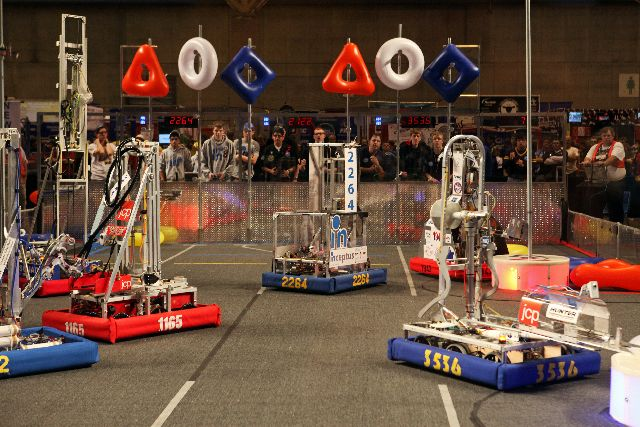
%> input picture Kahl/pix/35.jpg, 640 x 427 px
$ octave hough_stough.m   (GNU Octave 9; MATLAB toolbox functions it lacks are replaced by stand-ins)
%> lines starting %> are read from the running program, lines starting %| are printed output that depends on the picture; in (x1, y1, x2, y2) boxes, pixels count from 0 and x2, y2 are one past the last pixel; in counts of white or black regions, pixels touching at a corner belong together; the program's own positions count from 1
### clean_mask.m
function [ cleaned ] = clean_mask( mask )
%CLEAN_MASK Summary of this function goes here
%   Detailed explanation goes here

% Max number of pixels to be counted as a region
MIN_PIXEL_COUNT = numel(mask)/500;

cleaned = mask;
labeled_mask = bwlabel(mask);

for a = 1:max(labeled_mask(:))
    [r,c] = find(labeled_mask == a);
    if numel(r) < MIN_PIXEL_COUNT;
        cleaned(r,c) = 0;
    end
end

end

### drawParallelLines.m
function [ img_lines, img_paral, R1R2T_paral ] = drawParallelLines( edgels, colour )
%DRAWPARALLELLINES Summary of this function goes here
%   Detailed explanation goes here

img_lines = zeros([size(edgels) 3]);
img_paral = zeros([size(edgels) 3]);
R1R2T_paral = [];

%% Red Lines
[H, T, R] = hough(edgels);
%peaks = houghpeaks(H, 25, 'NHoodSize', [1 1]);
%peaks = houghpeaks(H, 15, 'Threshold', 0.4*max(H(:)));
peaks = houghpeaks(H, 15);
T_peaks = T(peaks(:,2));
R_peaks = R(peaks(:,1));
isParallel = zeros(size(T_peaks));

for a = 1:numel(T_peaks)
    if isParallel(a) == 0
        for b = a+1:numel(T_peaks)
            if abs(T_peaks(a) - T_peaks(b)) < 2 && ...
               abs(R_peaks(a) - R_peaks(b)) > 10 && ...
               abs(R_peaks(a) - R_peaks(b)) < 40
                isParallel(a) = 1;
                isParallel(b) = 1;
                R1R2T_paral = [R1R2T_paral;
                               R_peaks(a) R_peaks(b) (T_peaks(a)+T_peaks(b))/2];
            end
        end
    end
end

for a = 1:numel(T_peaks)
    T_a = T_peaks(a);
    R_a = R_peaks(a);
    for c = 1:size(img_lines,2)
        r = round((R_a - c*cosd(T_a))/sind(T_a));
        if r > 0 && r < size(img_lines,1)
            img_lines(r,c,1) = colour(1);
            img_lines(r,c,2) = colour(2);
            img_lines(r,c,3) = colour(3);
            if isParallel(a) == 1
                img_paral(r,c,1) = colour(1);
                img_paral(r,c,2) = colour(2);
                img_paral(r,c,3) = colour(3);
            end
        end
    end
    for r = 1:size(img_lines,1)
        c = round((R_a - r*sind(T_a))/cosd(T_a));
        if c > 0 && c < size(img_lines,2)
            img_lines(r,c,1) = colour(1);
            img_lines(r,c,2) = colour(2);
            img_lines(r,c,3) = colour(3);
            if isParallel(a) == 1
                img_paral(r,c,1) = colour(1);
                img_paral(r,c,2) = colour(2);
                img_paral(r,c,3) = colour(3);
            end
        end
    end
end

% [6 lines of commented-out code are left out]

end

### hough_stough.m
clear all; clc; imtool close all;

rowSize = 300;

img = imread('pix/35.jpg');
%> img is the input picture: size 427x640x3 uint8; mean R, G, B 103, 77.8, 62.9
img = imresize(img, rowSize/size(img,1));
%> img: size 300x450x3 uint8
imtool(img);

R = double(img(:,:,1));
G = double(img(:,:,2));
B = double(img(:,:,3));

normalize = @(A) ( A - min(A(:)) ) ./ ( max(A(:)) - min(A(:)) );

L = normalize(R + G + B);
S = normalize(R - B);
T = normalize(R - 2*G + B);

red_mask0 = S > 0.70 & L > 0.20 & T > 0.55;
%> red_mask0: size 300x450 logical; 3.8% white; 41 white regions (23 under 20 px), largest, box (x1, y1, x2, y2) and area: (31, 214, 155, 240) 1228, (366, 182, 450, 205) 1180, (86, 31, 118, 67) 709
blu_mask0 = S < 0.40 & L > 0.20;
%> blu_mask0: size 300x450 logical; 6.2% white; 290 white regions (251 under 20 px), largest, box (x1, y1, x2, y2) and area: (388, 242, 450, 300) 1869, (0, 229, 71, 263) 1285, (272, 234, 371, 273) 1159
red_mask1 = clean_mask(red_mask0);
%> in clean_mask, `labeled_mask = bwlabel(mask);`:
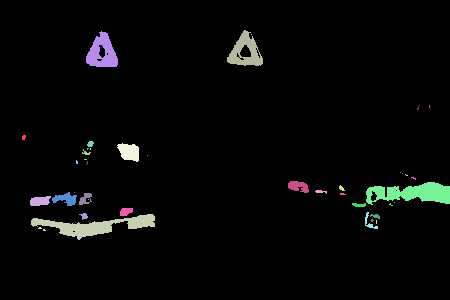
%> labeled_mask: size 300x450 double; 42 distinct labels, from 0 to 41; one colour per label, 0 black
%> the loop in clean_mask, `for a = 1:max(labeled_mask(:))` made 41 passes
%> (r, c) on passes 4, 5, 7, 8, 12, 14: ([229; 228; 229; 228; 229; 229], [39; 40; 40; 41; 41; 42]), ([230; 231; 230; 231; 231], [44; 44; 45; 45; 46]), (193, 75), ([161; 162; 163; 164; 162; 163; 164], [77; 77; 77; 77; 78; 78; 78]), ([160; 160; 160], [85; 86; 87]), ([165; 162; 163; 164], [87; 88; 88; 88])
blu_mask1 = clean_mask(blu_mask0);
%> in clean_mask (call 2), `labeled_mask = bwlabel(mask);`:
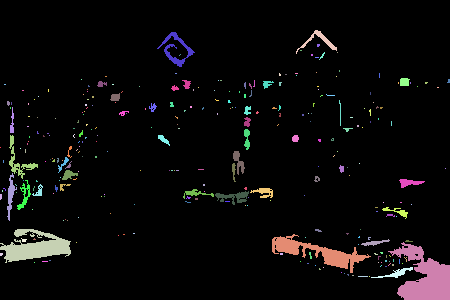
%> labeled_mask: size 300x450 double; 291 distinct labels, from 0 to 290; one colour per label, 0 black
%> the loop in clean_mask (call 2), `for a = 1:max(labeled_mask(:))` made 290 passes
%> (r, c) on passes 1, 2, 4: (148, 1), ([195; 196; 197; 198; 199; 200; 195; 196; 197; 198; 199], [1; 1; 1; 1; 1; 1; 2; 2; 2; 2; 2]), ([254; 255; 256; 254; 255; 256; 254; 255], [1; 1; 1; 2; 2; 2; 3; 3])
%> after the loop in clean_mask (call 2), `for a = 1:max(labeled_mask(:))`:
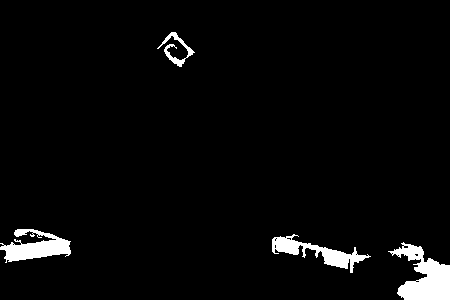
%> cleaned: size 300x450 logical; 3.4% white; 4 white regions, box (x1, y1, x2, y2) and area: (388, 242, 450, 300) 1869, (0, 229, 71, 263) 1285, (272, 234, 371, 273) 1159, (157, 32, 195, 67) 336
red_mask2 = imclose(red_mask1, strel('disk',3));
%> red_mask2: size 300x450 logical; 3.1% white; 5 white regions, box (x1, y1, x2, y2) and area: (31, 214, 155, 240) 1252, (366, 182, 450, 205) 1237, (86, 31, 118, 67) 737, (227, 30, 263, 66) 718, (117, 143, 139, 162) 303
blu_mask2 = imclose(blu_mask1, strel('disk',3));
%> blu_mask2: size 300x450 logical; 3.7% white; 4 white regions, box (x1, y1, x2, y2) and area: (388, 242, 450, 300) 1975, (0, 229, 71, 263) 1431, (272, 234, 371, 273) 1271, (157, 32, 195, 67) 381

E_red2 = edge(red_mask2, 'canny');
%> E_red2: size 300x450 logical; 0.66% white in thin lines or dots, all inside (x1, y1, x2, y2) = (31, 30, 449, 240)
E_blu2 = edge(blu_mask2, 'canny');
%> E_blu2: size 300x450 logical; 0.68% white in thin lines or dots, all inside (x1, y1, x2, y2) = (1, 32, 449, 299)

figure(1);
subplot(2,2,1); imshow(E_red2);
subplot(2,2,2); imshow(E_blu2);

[lines_red, paral_red, R1R2T_paral_red] = drawParallelLines(E_red2, [0 255 0]);
%> in drawParallelLines, `[H, T, R] = hough(edgels);`: T = 180 values from -90 to 89; R = 1081 values from -540 to 540
%> in drawParallelLines, `peaks = houghpeaks(H, 15);`: peaks = 14 rows, first 12: [772 174; 786 173; 767 177; 355 3; 734 180; 330 9; 321 3; 326 6; 370 5; 765 180; 765 122; 386 7]
%> in drawParallelLines, `T_peaks = T(peaks(:,2));`: T_peaks = [83 82 86 -88 89 -82 -88 -85 -86 89 31 -84 78 87]
%> in drawParallelLines, `R_peaks = R(peaks(:,1));`: R_peaks = [231 245 226 -186 193 -211 -220 -215 -171 224 224 -155 249 206]
%> the loop in drawParallelLines, `for a = 1:numel(T_peaks)` made 14 passes
%> after the loop in drawParallelLines, `for a = 1:numel(T_peaks)`: R1R2T_paral = [231 245 82.5; 226 206 86.5; -186 -220 -88; 193 224 89]; isParallel = [1 1 1 1 1 0 1 0 0 1 0 0 0 1]
%> the loop in drawParallelLines, `for a = 1:numel(T_peaks)` made 14 passes
%> (T_a, R_a) on passes 1 to 8: (83, 231), (82, 245), (86, 226), (-88, -186), (89, 193), (-82, -211), (-88, -220), (-85, -215)
%> after the loop in drawParallelLines, `for a = 1:numel(T_peaks)`:
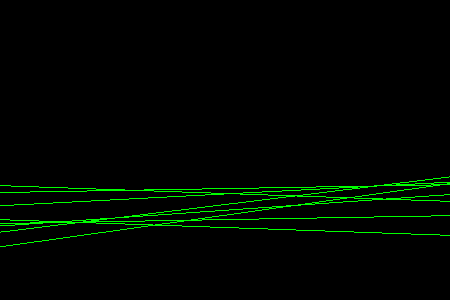
%> img_paral: size 300x450x3 double; mean R, G, B 0, 6.4, 0
%> R1R2T_paral_red has the same summary as R1R2T_paral in drawParallelLines
[lines_blu, paral_blu, R1R2T_paral_blu] = drawParallelLines(E_blu2, [255 255 0]);
%> call 2 of drawParallelLines, with colour = [255 255 0]
%> in drawParallelLines (call 2), `[H, T, R] = hough(edgels);`:
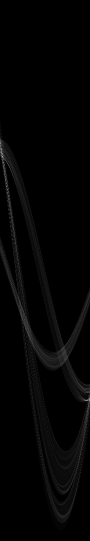
%> H: size 1081x180 double (shown at 1/2 size); min 0, max 56, mean 0.9; drawn with min black and max white
%> in drawParallelLines (call 2), `peaks = houghpeaks(H, 15);`: peaks = 13 rows, first 12: [801 173; 313 5; 373 14; 386 16; 801 176; 287 1; 299 3; 361 12; 639 45; 333 8; 336 20; 622 47]
%> in drawParallelLines (call 2), `T_peaks = T(peaks(:,2));`: T_peaks = [82 -86 -77 -75 85 -90 -88 -79 -46 -83 -71 -44 -49]
%> in drawParallelLines (call 2), `R_peaks = R(peaks(:,1));`: R_peaks = [260 -228 -168 -155 260 -254 -242 -180 98 -208 -205 81 89]
%> the loop in drawParallelLines (call 2), `for a = 1:numel(T_peaks)` made 13 passes
%> after the loop in drawParallelLines (call 2), `for a = 1:numel(T_peaks)`: isParallel = [0 0 0 0 0 0 0 0 0 0 0 0 0]
%> the loop in drawParallelLines (call 2), `for a = 1:numel(T_peaks)` made 13 passes
%> (T_a, R_a) on passes 1 to 8: (82, 260), (-86, -228), (-77, -168), (-75, -155), (85, 260), (-90, -254), (-88, -242), (-79, -180)
%> after the loop in drawParallelLines (call 2), `for a = 1:numel(T_peaks)`:
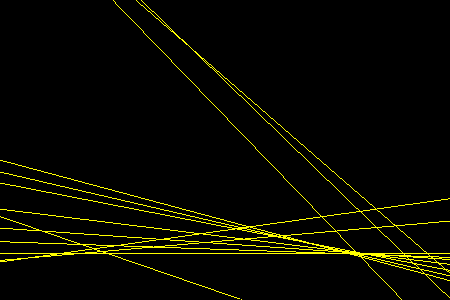
%> img_lines: size 300x450x3 double; mean R, G, B 9.2, 9.2, 0
%> R1R2T_paral_blu = []

img_lines = img + uint8(lines_red + lines_blu);
%> img_lines: size 300x450x3 uint8
img_paral = img + uint8(paral_red + paral_blu);
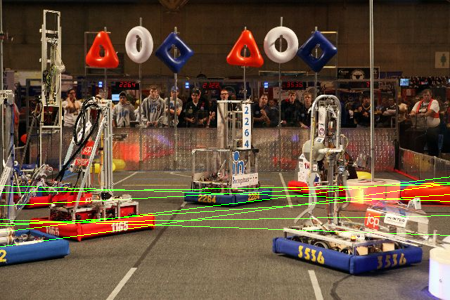
%> img_paral: size 300x450x3 uint8; mean R, G, B 103, 81.9, 62.9

centroids_red = [];

for a = 1:size(R1R2T_paral_red,1)
    R1 = R1R2T_paral_red(a,1);
    R2 = R1R2T_paral_red(a,2);
    T = R1R2T_paral_red(a,3);
    [r, c] = find(red_mask2 == 1);
    rbar = round(mean(r( c*cosd(T) + r*sind(T) > min([R1 R2]) & ...
                         c*cosd(T) + r*sind(T) < max([R1 R2]) )));
    cbar = round(mean(c( c*cosd(T) + r*sind(T) > min([R1 R2]) & ...
                         c*cosd(T) + r*sind(T) < max([R1 R2]) )));
    centroids_red = [centroids_red; rbar cbar];
    img_paral(rbar-5:rbar+5, cbar, 1) = 0;
    img_paral(rbar-5:rbar+5, cbar, 2) = 255;
    img_paral(rbar-5:rbar+5, cbar, 3) = 0;
    img_paral(rbar, cbar-5:cbar+5, 1) = 0;
    img_paral(rbar, cbar-5:cbar+5, 2) = 255;
    img_paral(rbar, cbar-5:cbar+5, 3) = 0;
end
%> this loop made 4 passes
%> (R1, R2, T, rbar, cbar, centroids_red) on passes 2 to 4: (226, 206, 86.5, 196, 375, [213 212; 196 375]), (-186, -220, -88, 217, 184, [213 212; 196 375; 217 184]), (193, 224, 89, 199, 354, [213 212; 196 375; 217 184; 199 354])
%> img_paral: size 300x450x3 uint8; 0.06% of pixels changed, all inside (x1, y1, x2, y2) = (178, 190, 380, 222)

centroids_blu = [];

for a = 1:size(R1R2T_paral_blu,1)
    R1 = R1R2T_paral_blu(a,1);
    R2 = R1R2T_paral_blu(a,2);
    T = R1R2T_paral_blu(a,3);
    [r, c] = find(blu_mask2 == 1);
    rbar = round(mean(r( c*cosd(T) + r*sind(T) > min([R1 R2]) & ...
                         c*cosd(T) + r*sind(T) < max([R1 R2]) )));
    cbar = round(mean(c( c*cosd(T) + r*sind(T) > min([R1 R2]) & ...
                         c*cosd(T) + r*sind(T) < max([R1 R2]) )));
    centroids_blu = [centroids_blu; rbar cbar];
    img_paral(rbar-5:rbar+5, cbar, 1) = 255;
    img_paral(rbar-5:rbar+5, cbar, 2) = 255;
    img_paral(rbar-5:rbar+5, cbar, 3) = 0;
    img_paral(rbar, cbar-5:cbar+5, 1) = 255;
    img_paral(rbar, cbar-5:cbar+5, 2) = 255;
    img_paral(rbar, cbar-5:cbar+5, 3) = 0;
end

subplot(2,2,3); imshow(img_lines);
subplot(2,2,4); imshow(img_paral);

$ run again, with Kahl/pix/01.jpg copied over Kahl/pix/35.jpg
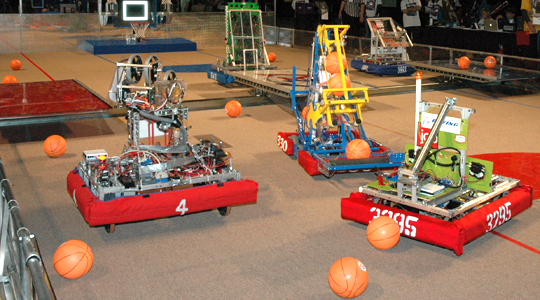
%> input picture Kahl/pix/01.jpg, 540 x 300 px
%> img is the input picture: size 300x540x3 uint8; mean R, G, B 142.7, 109.2, 87.5
%> red_mask0: size 300x540 logical; 9.3% white; 204 white regions (166 under 20 px), largest, box (x1, y1, x2, y2) and area: (341, 152, 540, 256) 5742, (67, 171, 259, 225) 4395, (54, 240, 93, 279) 639
%> blu_mask0: size 300x540 logical; 2.6% white; 246 white regions (220 under 20 px), largest, box (x1, y1, x2, y2) and area: (298, 122, 348, 159) 684, (328, 153, 405, 170) 464, (85, 38, 194, 55) 446
%> labeled_mask: size 300x540 double; 205 distinct labels, from 0 to 204
%> the loop in clean_mask, `for a = 1:max(labeled_mask(:))` made 204 passes
%> (r, c) on passes 2, 3, 6: (101, 4), (105, 6), (101, 12)
%> labeled_mask: size 300x540 double; 247 distinct labels, from 0 to 246
%> the loop in clean_mask (call 2), `for a = 1:max(labeled_mask(:))` made 246 passes
%> (r, c) on passes 1 to 3: ([124; 125], [1; 1]), (183, 2), ([279; 279; 279; 280], [2; 3; 4; 4])
%> after the loop in clean_mask (call 2), `for a = 1:max(labeled_mask(:))`:
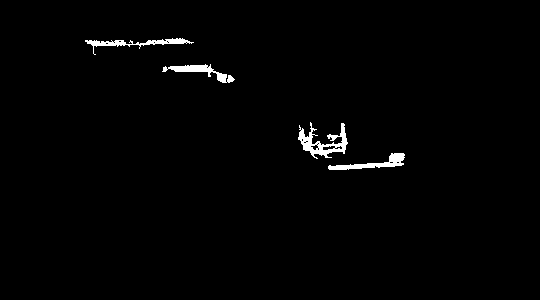
%> cleaned: size 300x540 logical; 1.3% white; 4 white regions, box (x1, y1, x2, y2) and area: (298, 122, 348, 159) 684, (328, 153, 405, 170) 464, (85, 38, 194, 55) 446, (162, 64, 235, 83) 438
%> red_mask2: size 300x540 logical; 8.4% white; 7 white regions, largest, box (x1, y1, x2, y2) and area: (341, 152, 540, 256) 6201, (67, 171, 259, 225) 4472, (54, 240, 93, 279) 786
%> blu_mask2: size 300x540 logical; 1.4% white; 4 white regions, box (x1, y1, x2, y2) and area: (298, 122, 348, 159) 852, (85, 38, 194, 55) 506, (328, 153, 405, 170) 478, (162, 64, 235, 83) 463
%> E_red2: size 300x540 logical; 1.4% white in thin lines or dots, all inside (x1, y1, x2, y2) = (41, 93, 539, 298)
%> E_blu2: size 300x540 logical; 0.53% white in thin lines or dots, all inside (x1, y1, x2, y2) = (85, 38, 405, 171)
%> in drawParallelLines, `[H, T, R] = hough(edgels);`: T = 180 values from -90 to 89; R = 1235 values from -617 to 617
%> peaks = 15 rows, first 12: [833 172; 512 15; 857 172; 851 175; 796 178; 1026 153; 512 18; 1002 157; 497 13; 495 16; 529 20; 869 176]
%> T_peaks = [81 -76 81 84 87 62 -73 66 -78 -75 -71 85 86 61 -82]
%> R_peaks = [215 -106 239 233 178 408 -106 384 -121 -123 -89 251 114 437 -184]
%> the loop in drawParallelLines, `for a = 1:numel(T_peaks)` made 15 passes
%> after the loop in drawParallelLines, `for a = 1:numel(T_peaks)`: R1R2T_paral = [215 239 81; -106 -123 -75.5; 233 251 84.5; 408 437 61.5]; isParallel = [1 1 1 1 0 1 0 0 0 1 0 1 0 1 0]
%> the loop in drawParallelLines, `for a = 1:numel(T_peaks)` made 15 passes
%> (T_a, R_a) on passes 1 to 8: (81, 215), (-76, -106), (81, 239), (84, 233), (87, 178), (62, 408), (-73, -106), (66, 384)
%> R1R2T_paral_red has the same summary as R1R2T_paral in drawParallelLines
%> the loop in drawParallelLines (call 2), `for a = 1:numel(T_peaks)` made 6 passes
%> the loop in drawParallelLines (call 2), `for a = 1:numel(T_peaks)` made 6 passes
%> (T_a, R_a) on passes 1 to 6: (88, 50), (86, 193), (-87, -34), (-88, -65), (88, 71), (-60, 47)
%> R1R2T_paral_blu = [50 71 88; -34 -65 -87.5]
%> `img_paral = img + uint8(paral_red + paral_blu);`:
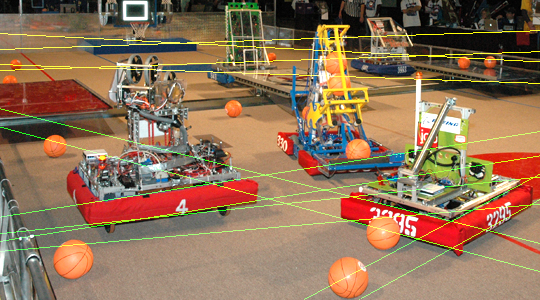
%> img_paral: size 300x540x3 uint8; mean R, G, B 144.6, 114.7, 87.5
%> the loop `for a = 1:size(R1R2T_paral_red,1)` made 4 passes
%> (R1, R2, T, rbar, cbar, centroids_red) on passes 2 to 4: (-106, -123, -75.5, 216, 377, [198 209; 216 377]), (233, 251, 84.5, 205, 411, [198 209; 216 377; 205 411]), (408, 437, 61.5, 228, 462, [198 209; 216 377; 205 411; 228 462])
%> the loop `for a = 1:size(R1R2T_paral_blu,1)` made 2 passes
%> (R1, R2, T, rbar, cbar) on pass 1: (50, 71, 88, 46, 141)

$ run again, with Kahl/pix/02.jpg copied over Kahl/pix/35.jpg
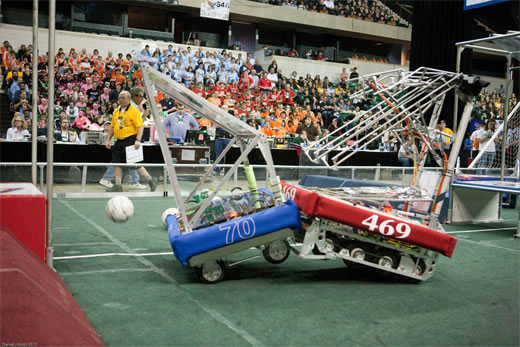
%> input picture Kahl/pix/02.jpg, 520 x 347 px
%> img is the input picture: size 347x520x3 uint8; mean R, G, B 103.3, 102.2, 93.3
%> img: size 300x450x3 uint8
%> red_mask0: size 300x450 logical; 1.1% white; 120 white regions (103 under 20 px), largest, box (x1, y1, x2, y2) and area: (276, 170, 323, 192) 381, (354, 194, 389, 206) 100, (97, 59, 108, 71) 43
%> blu_mask0: size 300x450 logical; 38.8% white; 596 white regions (501 under 20 px), largest, box (x1, y1, x2, y2) and area: (44, 119, 450, 300) 36293, (238, 121, 360, 184) 2027, (111, 22, 251, 77) 2025
%> labeled_mask: size 300x450 double; 121 distinct labels, from 0 to 120
%> the loop in clean_mask, `for a = 1:max(labeled_mask(:))` made 120 passes
%> (r, c) on passes 1, 3, 4, 5: ([43; 44; 43; 44; 45; 46; 47; 48; 49], [2; 2; 3; 3; 3; 3; 3; 3; 3]), (56, 3), ([53; 54; 52; 53; 54; 55; 54; 55; 56; 57; 58; 55; 56], [6; 6; 7; 7; 7; 7; 8; 8; 8; 8; 8; 9; 9]), ([47; 48; 49], [7; 7; 7])
%> labeled_mask: size 300x450 double; 597 distinct labels, from 0 to 596
%> the loop in clean_mask (call 2), `for a = 1:max(labeled_mask(:))` made 596 passes
%> (r, c) on passes 1 to 3: ([1; 2; 3; 4; 5], [1; 1; 1; 1; 1]), ([17; 18], [1; 1]), (47, 1)
%> after the loop in clean_mask (call 2), `for a = 1:max(labeled_mask(:))`:
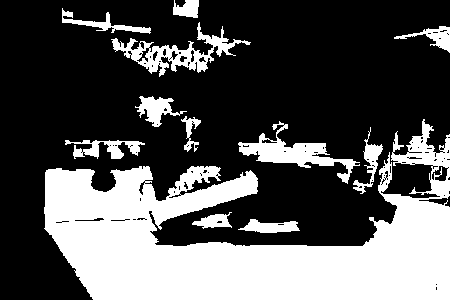
%> cleaned: size 300x450 logical; 33.1% white; 12 white regions, largest, box (x1, y1, x2, y2) and area: (44, 119, 450, 300) 36199, (111, 22, 251, 77) 2022, (238, 121, 360, 184) 2021
%> red_mask2: size 300x450 logical; 0.33% white; 1 white region, box (x1, y1, x2, y2) and area: (276, 170, 323, 192) 448
%> blu_mask2: size 300x450 logical; 34.7% white; 10 white regions, largest, box (x1, y1, x2, y2) and area: (44, 119, 450, 300) 37773, (111, 22, 251, 77) 2575, (238, 121, 360, 184) 2222
%> E_red2: size 300x450 logical; 0.09% white in thin lines or dots, all inside (x1, y1, x2, y2) = (275, 170, 322, 192)
%> E_blu2: size 300x450 logical; 2.9% white in thin lines or dots, all inside (x1, y1, x2, y2) = (44, 1, 449, 299)
%> in drawParallelLines, `[H, T, R] = hough(edgels);`: T = 180 values from -90 to 89; R = 1081 values from -540 to 540
%> peaks = [454 17; 471 20; 414 12; 431 15; 483 22; 402 10]
%> T_peaks = [-74 -71 -79 -76 -69 -81]
%> R_peaks = [-87 -70 -127 -110 -58 -139]
%> the loop in drawParallelLines, `for a = 1:numel(T_peaks)` made 6 passes
%> after the loop in drawParallelLines, `for a = 1:numel(T_peaks)`: isParallel = [0 0 0 0 0 0]
%> the loop in drawParallelLines, `for a = 1:numel(T_peaks)` made 6 passes
%> (T_a, R_a) on passes 1 to 6: (-74, -87), (-71, -70), (-79, -127), (-76, -110), (-69, -58), (-81, -139)
%> R1R2T_paral_red = []
%> peaks = 15 rows, first 12: [296 1; 403 2; 797 165; 712 180; 399 5; 532 8; 553 30; 805 162; 455 58; 548 23; 749 173; 375 3]
%> the loop in drawParallelLines (call 2), `for a = 1:numel(T_peaks)` made 15 passes
%> the loop in drawParallelLines (call 2), `for a = 1:numel(T_peaks)` made 15 passes
%> (T_a, R_a) on passes 1 to 8: (-90, -245), (-89, -138), (74, 256), (89, 171), (-86, -142), (-83, -9), (-61, 12), (71, 264)
%> R1R2T_paral_blu = [-138 -166 -88.5; -142 -128 -85.5]
%> the loop `for a = 1:size(R1R2T_paral_blu,1)` made 2 passes
%> (R1, R2, T, rbar, cbar) on pass 1: (-138, -166, -88.5, 157, 296)
%> after the loop `for a = 1:size(R1R2T_paral_blu,1)`:
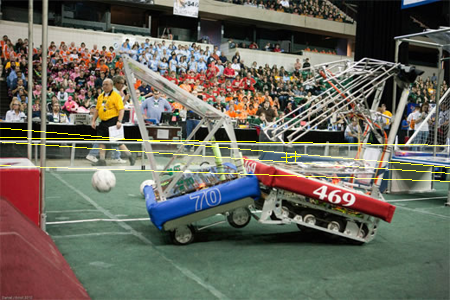
%> img_paral: size 300x450x3 uint8; mean R, G, B 105.2, 104.2, 93.3
